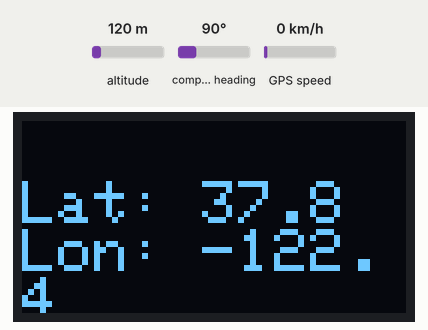
This sketch was run on a simulated ESP32. Shown: 128×64 one-colour display. Inputs (shaded band) come from the test bench; at power-on: altitude 120 m, compass heading 90°, GPS speed 0 km/h. The GPS gets a fix after 3 s at 37.7749, -122.4194 with 8 satellites; what the sketch prints to the serial monitor is not drawn.

Above: at 3.1 s.

Measured:
- what the display in image 0 shows lasts 3.0 s, from 3.1 s to 6.1 s

The sketch:

GPS_Read.ino
```cpp
#include <TinyGPSPlus.h>
#include <Adafruit_GFX.h>
#include <Adafruit_SSD1306.h>

#define SCREEN_WIDTH 128 // OLED display width, in pixels
#define SCREEN_HEIGHT 64 // OLED display height, in pixels
#define OLED_RESET 4

Adafruit_SSD1306 display(SCREEN_WIDTH, SCREEN_HEIGHT, &Wire, OLED_RESET);

char errMsg[25];

// void sleepDisplay(Adafruit_SSD1306* display) {
//   display->ssd1306_command(SSD1306_DISPLAYOFF);
// }
//
// void wakeDisplay(Adafruit_SSD1306* display) {
//   display->ssd1306_command(SSD1306_DISPLAYON);
// }
//
//
// void goToSleep() {
//   Serial.println("Going to sleep now");
//   Serial.flush();
//   sleepDisplay(&display);
//   esp_deep_sleep_start();
// }

#define GPS_BAUD 9600
int RXPin = 21;
int TXPin = 20;

// Create a TinyGPSPlus object
TinyGPSPlus gps;

// Create a software serial port called "gpsSerial"
HardwareSerial gpsSerial(2);
int attempt = 0;

void setup() {
  // Start the Arduino hardware serial port at 9600 baud
  Serial.begin(9600);

  gpsSerial.begin(GPS_BAUD, SERIAL_8N1, RXPin, TXPin);
  Serial.println("Serial 2 started at 9600 baud rate");
}

void loop() {
  // This sketch displays information every time a new sentence is correctly encoded.
  while (gpsSerial.available() > 0)
    if (gps.encode(gpsSerial.read()))
      displayInfo();

  // If 5000 milliseconds pass and there are no characters coming in
  // over the software serial port, show a "No GPS detected" error
  if (millis() > 10000 && gps.charsProcessed() < 10) {
    attempt++;
    sprintf(errMsg, sizeof(errMsg), "No GPS detected. %d", attempt);
    Serial.println(errMsg);
    printToScreen(errMsg, "");
    while (true)
      ;
  }
}

void printToScreen(char* printStr, char* printStr2) {
  display.clearDisplay();
  display.setTextColor(WHITE);
  display.setTextSize(2);
  display.setCursor(0, 20);
  display.println(printStr);
  display.println(printStr2);
  display.display();
  delay(3000);
  display.clearDisplay();
  display.display(); // Display the cleared buffer
}

void displayInfo() {
  if (gps.location.isValid()) {
    float lat = gps.location.lat();
    float lon = gps.location.lng();
    // float alt = gps.altitude.meters();
    char lat_message[20];
    char lon_message[20];
    snprintf(lat_message, sizeof(lat_message), "Lat: %.1f", lat);
    snprintf(lon_message, sizeof(lon_message), "Lon: %.1f", lon);
    // Publish the string
    Serial.println(lat_message);
    Serial.println(lon_message);
    printToScreen(lat_message, lon_message);
    // Serial.print("Latitude: ");
    // Serial.println(gps.location.lat(), 6);
    // Serial.print("Longitude: ");
    // Serial.println(gps.location.lng(), 6);
    // Serial.print("Altitude: ");
    // Serial.println(gps.altitude.meters());
  } else {
    Serial.println("Location: Not Available");
  }

  Serial.print("Date: ");
  if (gps.date.isValid()) {
    Serial.print(gps.date.month());
    Serial.print("/");
    Serial.print(gps.date.day());
    Serial.print("/");
    Serial.println(gps.date.year());
  } else {
    Serial.println("Not Available");
  }

  Serial.print("Time: ");
  if (gps.time.isValid()) {
    if (gps.time.hour() < 10) Serial.print(F("0"));
    Serial.print(gps.time.hour());
    Serial.print(":");
    if (gps.time.minute() < 10) Serial.print(F("0"));
    Serial.print(gps.time.minute());
    Serial.print(":");
    if (gps.time.second() < 10) Serial.print(F("0"));
    Serial.print(gps.time.second());
    Serial.print(".");
    if (gps.time.centisecond() < 10) Serial.print(F("0"));
    Serial.println(gps.time.centisecond());
  } else {
    Serial.println("Not Available");
  }

  Serial.println();
  Serial.println();
  delay(1000);
}
```
